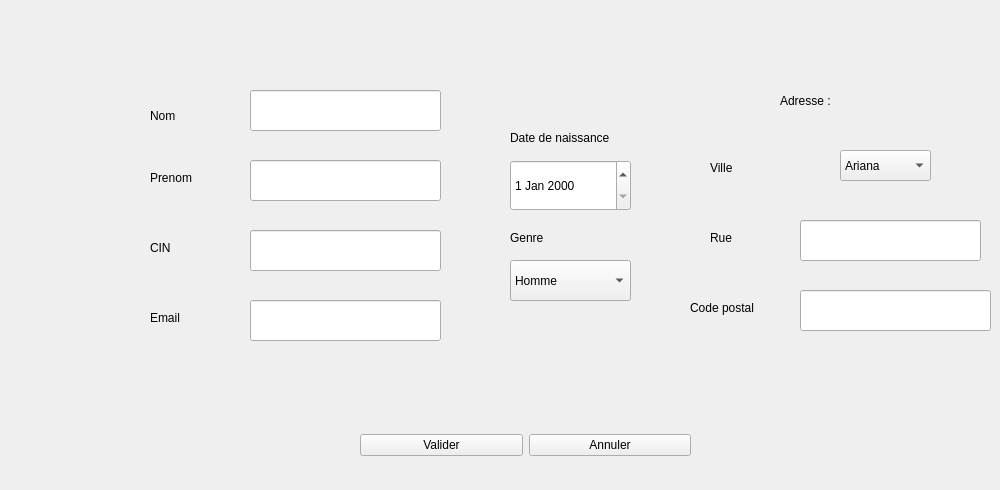
   <widget class="QWidget" name="page_3">
    <widget class="QLabel" name="label_nom">
     <property name="geometry">
      <rect>
       <x>150</x>
       <y>100</y>
       <width>51</width>
       <height>31</height>
      </rect>
     </property>
     <property name="styleSheet">
      <string notr="true">font: 75 9pt &quot;MS Shell Dlg 2&quot;;</string>
     </property>
     <property name="text">
      <string>Nom</string>
     </property>
    </widget>
    <widget class="QLabel" name="label_prenom">
     <property name="geometry">
      <rect>
       <x>150</x>
       <y>170</y>
       <width>56</width>
       <height>16</height>
      </rect>
     </property>
     <property name="styleSheet">
      <string notr="true">font: 75 9pt &quot;MS Shell Dlg 2&quot;;</string>
     </property>
     <property name="text">
      <string>Prenom</string>
     </property>
    </widget>
    <widget class="QLabel" name="label_cin">
     <property name="geometry">
      <rect>
       <x>150</x>
       <y>240</y>
       <width>56</width>
       <height>16</height>
      </rect>
     </property>
     <property name="styleSheet">
      <string notr="true">font: 75 9pt &quot;MS Shell Dlg 2&quot;;</string>
     </property>
     <property name="text">
      <string>CIN</string>
     </property>
    </widget>
    <widget class="QLabel" name="label_email">
     <property name="geometry">
      <rect>
       <x>150</x>
       <y>310</y>
       <width>56</width>
       <height>16</height>
      </rect>
     </property>
     <property name="styleSheet">
      <string notr="true">font: 75 9pt &quot;MS Shell Dlg 2&quot;;</string>
     </property>
     <property name="text">
      <string>Email</string>
     </property>
    </widget>
    <widget class="QLabel" name="label_genre">
     <property name="geometry">
      <rect>
       <x>510</x>
       <y>230</y>
       <width>56</width>
       <height>16</height>
      </rect>
     </property>
     <property name="styleSheet">
      <string notr="true">font: 75 9pt &quot;MS Shell Dlg 2&quot;;</string>
     </property>
     <property name="text">
      <string>Genre</string>
     </property>
    </widget>
    <widget class="QLabel" name="label_datenaissance">
     <property name="geometry">
      <rect>
       <x>510</x>
       <y>130</y>
       <width>121</width>
       <height>16</height>
      </rect>
     </property>
     <property name="styleSheet">
      <string notr="true">font: 75 9pt &quot;MS Shell Dlg 2&quot;;</string>
     </property>
     <property name="text">
      <string>Date de naissance</string>
     </property>
    </widget>
    <widget class="QLabel" name="label_adresse">
     <property name="geometry">
      <rect>
       <x>780</x>
       <y>80</y>
       <width>111</width>
       <height>41</height>
      </rect>
     </property>
     <property name="styleSheet">
      <string notr="true">font: 75 9pt &quot;MS Shell Dlg 2&quot;;</string>
     </property>
     <property name="text">
      <string>Adresse :</string>
     </property>
    </widget>
    <widget class="QLabel" name="label_ville">
     <property name="geometry">
      <rect>
       <x>710</x>
       <y>160</y>
       <width>56</width>
       <height>16</height>
      </rect>
     </property>
     <property name="styleSheet">
      <string notr="true">font: 75 9pt &quot;MS Shell Dlg 2&quot;;</string>
     </property>
     <property name="text">
      <string>Ville </string>
     </property>
    </widget>
    <widget class="QLabel" name="label_rue">
     <property name="geometry">
      <rect>
       <x>710</x>
       <y>230</y>
       <width>56</width>
       <height>16</height>
      </rect>
     </property>
     <property name="styleSheet">
      <string notr="true">font: 75 9pt &quot;MS Shell Dlg 2&quot;;</string>
     </property>
     <property name="text">
      <string>Rue</string>
     </property>
    </widget>
    <widget class="QLabel" name="label_codePostal">
     <property name="geometry">
      <rect>
       <x>690</x>
       <y>300</y>
       <width>91</width>
       <height>16</height>
      </rect>
     </property>
     <property name="styleSheet">
      <string notr="true">font: 75 9pt &quot;MS Shell Dlg 2&quot;;</string>
     </property>
     <property name="text">
      <string>Code postal</string>
     </property>
    </widget>
    <widget class="QLineEdit" name="lineEdit_nom">
     <property name="geometry">
      <rect>
       <x>250</x>
       <y>90</y>
       <width>191</width>
       <height>41</height>
      </rect>
     </property>
    </widget>
    <widget class="QLineEdit" name="lineEdit_prenom">
     <property name="geometry">
      <rect>
       <x>250</x>
       <y>160</y>
       <width>191</width>
       <height>41</height>
      </rect>
     </property>
    </widget>
    <widget class="QLineEdit" name="lineEdit_cin">
     <property name="geometry">
      <rect>
       <x>250</x>
       <y>230</y>
       <width>191</width>
       <height>41</height>
      </rect>
     </property>
    </widget>
    <widget class="QLineEdit" name="lineEdit_email">
     <property name="geometry">
      <rect>
       <x>250</x>
       <y>300</y>
       <width>191</width>
       <height>41</height>
      </rect>
     </property>
    </widget>
    <widget class="QLineEdit" name="lineEdit_rue">
     <property name="geometry">
      <rect>
       <x>800</x>
       <y>220</y>
       <width>181</width>
       <height>41</height>
      </rect>
     </property>
    </widget>
    <widget class="QLineEdit" name="lineEdit_codePostal">
     <property name="geometry">
      <rect>
       <x>800</x>
       <y>290</y>
       <width>191</width>
       <height>41</height>
      </rect>
     </property>
    </widget>
    <widget class="QDateEdit" name="dateEdit_datenaissance">
     <property name="geometry">
      <rect>
       <x>510</x>
       <y>160</y>
       <width>121</width>
       <height>51</height>
      </rect>
     </property>
    </widget>
    <widget class="QComboBox" name="comboBox_genre">
     <property name="geometry">
      <rect>
       <x>510</x>
       <y>260</y>
       <width>121</width>
       <height>41</height>
      </rect>
     </property>
     <item>
      <property name="text">
       <string>Homme</string>
      </property>
     </item>
     <item>
      <property name="text">
       <string>Femme</string>
      </property>
     </item>
    </widget>
    <widget class="QComboBox" name="comboBox_ville">
     <property name="geometry">
      <rect>
       <x>840</x>
       <y>150</y>
       <width>91</width>
       <height>31</height>
      </rect>
     </property>
     <item>
      <property name="text">
       <string>Ariana</string>
      </property>
     </item>
    </widget>
    <widget class="QPushButton" name="pushButton_precedentajoutCandidat">
     <property name="geometry">
      <rect>
       <x>60</x>
       <y>30</y>
       <width>61</width>
       <height>31</height>
      </rect>
     </property>
     <property name="styleSheet">
      <string notr="true">background-color: transparent; border: 0px </string>
     </property>
     <property name="text">
      <string/>
     </property>
     <property name="icon">
      <iconset resource="resources.qrc">
       <normaloff>:/new/prefix1/resources/icons8-annuler-48.png</normaloff>:/new/prefix1/resources/icons8-annuler-48.png</iconset>
     </property>
     <property name="iconSize">
      <size>
       <width>40</width>
       <height>40</height>
      </size>
     </property>
    </widget>
    <widget class="QWidget" name="layoutWidget">
     <property name="geometry">
      <rect>
       <x>360</x>
       <y>410</y>
       <width>331</width>
       <height>71</height>
      </rect>
     </property>
     <layout class="QHBoxLayout" name="horizontalLayout_2">
      <item>
       <widget class="QPushButton" name="pushButton_validerAjoutCandidat">
        <property name="text">
         <string>Valider</string>
        </property>
       </widget>
      </item>
      <item>
       <widget class="QPushButton" name="pushButton_cancelAjoutCandidat">
        <property name="text">
         <string>Annuler</string>
        </property>
       </widget>
      </item>
     </layout>
    </widget>
   </widget>
